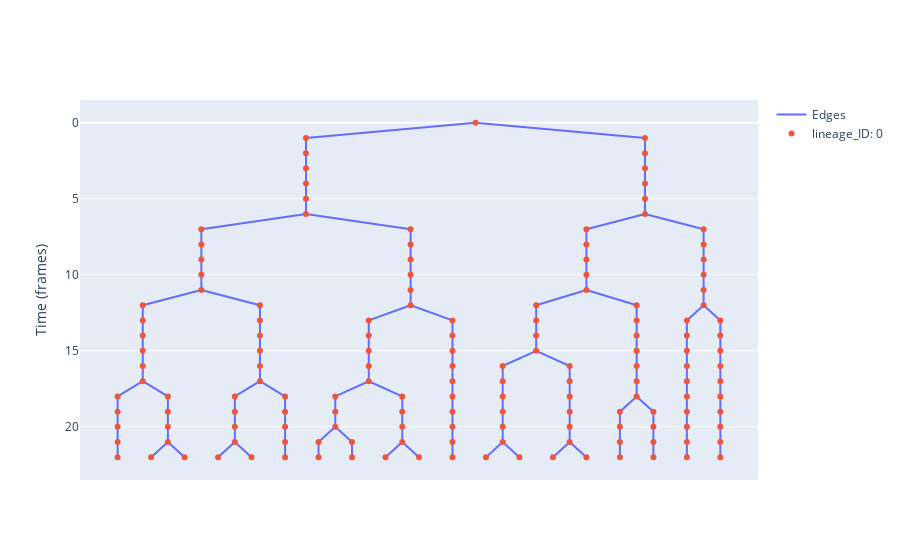

This figure's notebook cell:
### Code cell
lin0 = model.data.cell_data[0]
lin0.plot(
    node_hover_features=["cell_ID", "relative_age", "cell_length", "cell_width_no_tips"]
)

### Figure 1 — Plotly figure (JSON) as saved in the notebook; plotly's stock layout.template omitted (floating-point values rounded to 4 significant figures; data arrays with more than 128 entries replaced by an {"elided": "..."} marker saying what was removed)
{"data": [{"mode": "lines", "name": "Edges", "type": "scatter", "x": {"elided": "453 float values"}, "y": {"elided": "453 int values"}}, {"hoverinfo": "text", "hovertemplate": "%{text}", "mode": "markers", "name": "lineage_ID: 0", "text": {"elided": "152 str values"}, "type": "scatter", "x": {"elided": "152 float values"}, "y": {"elided": "152 int values"}}], "layout": {"hovermode": "closest", "showlegend": true, "title": {}, "xaxis": {"showgrid": false, "showticklabels": false, "zeroline": false}, "yaxis": {"autorange": "reversed", "showgrid": true, "title": {"text": "Time (frames)"}, "zeroline": true}}}
